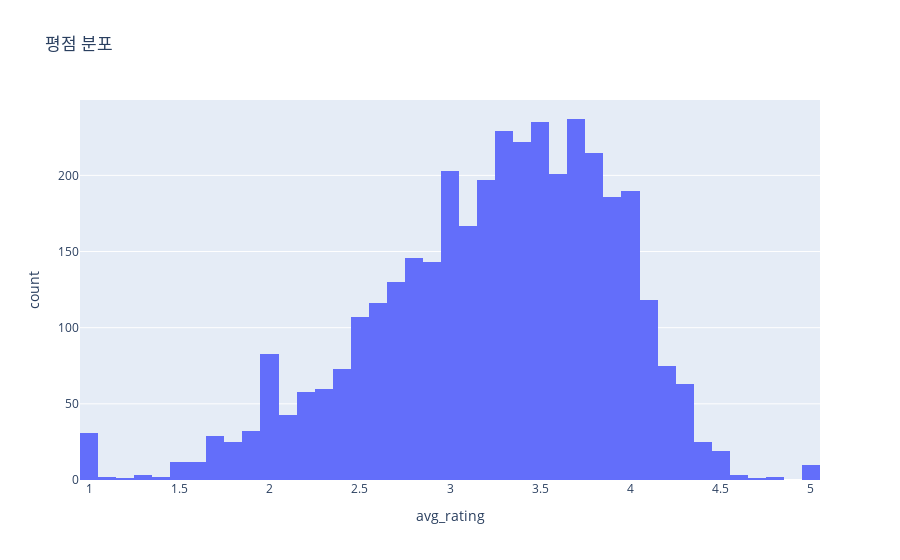

Notebook cell for this chart:
### Markdown cell above
#### 평점 분포 
- 평균 평점별 영화 수를 히스토그램으로 그려보기
- x축 : 평균 평점
- y축 : 개수
- 확인시 정규분포는 아니고, 1점과 5점은 매우 적고 평점 3.5정도의 분포가 가장 많다.

### Code cell
# plotly 버전
px.histogram(mv_rating_agg, x='avg_rating', height=450, title='평점 분포')

### Figure 1 — Plotly figure (JSON) as saved in the notebook; plotly's stock layout.template omitted (floating-point values rounded to 4 significant figures; data arrays with more than 128 entries replaced by an {"elided": "..."} marker saying what was removed)
{"data": [{"bingroup": "x", "hovertemplate": "avg_rating=%{x}<br>count=%{y}<extra></extra>", "legendgroup": "", "marker": {"color": "#636efa", "pattern": {"shape": ""}}, "name": "", "orientation": "v", "showlegend": false, "type": "histogram", "x": {"elided": "3706 float values"}, "xaxis": "x", "yaxis": "y"}], "layout": {"autosize": true, "barmode": "relative", "legend": {"tracegroupgap": 0}, "title": {"text": "평점 분포"}, "xaxis": {"anchor": "y", "autorange": true, "domain": [0, 1], "range": [0.95, 5.05], "title": {"text": "avg_rating"}, "type": "linear"}, "yaxis": {"anchor": "x", "autorange": true, "domain": [0, 1], "range": [0, 249.5], "title": {"text": "count"}}}}
